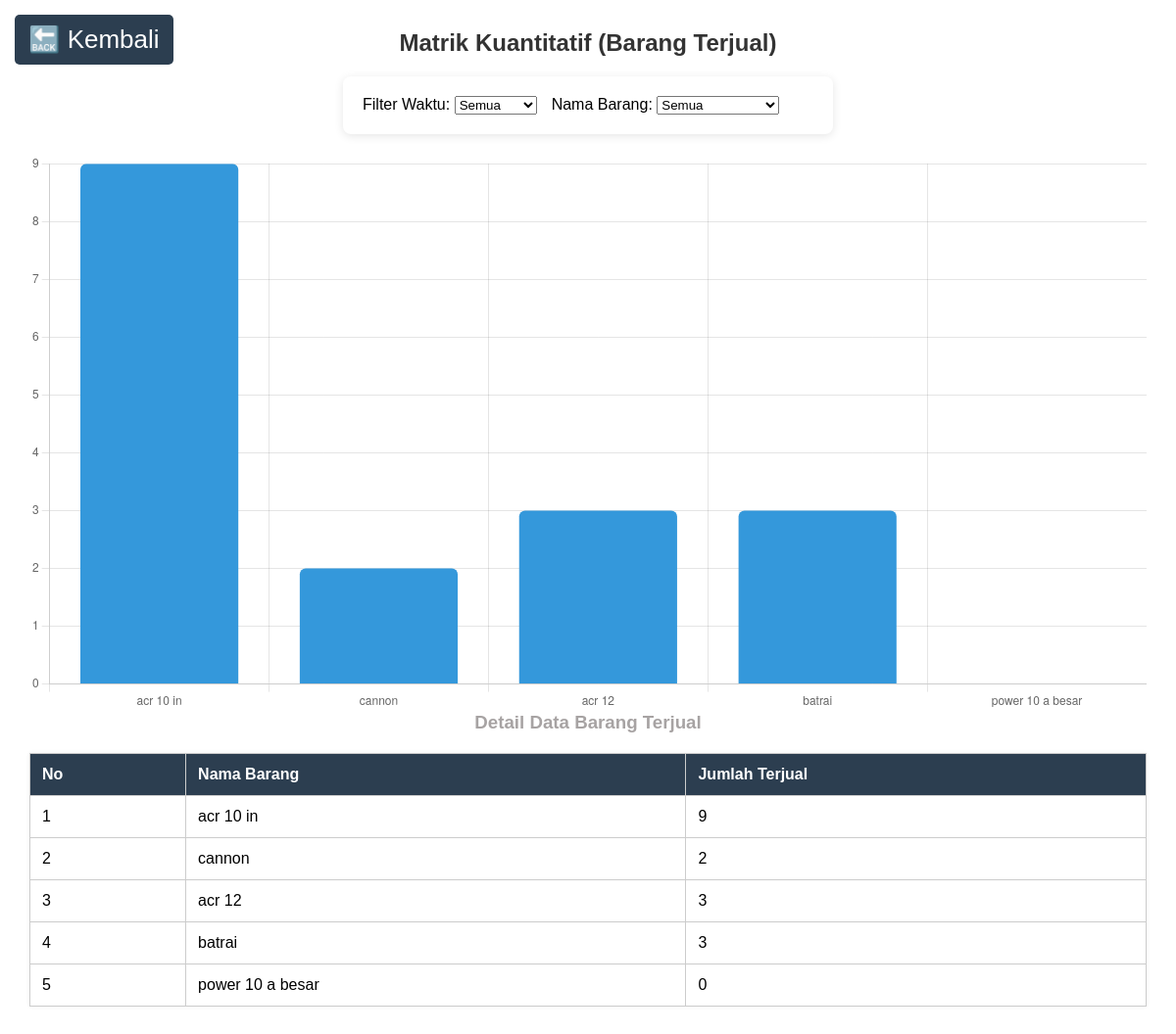
Page /matrik_kuantitatif.php (signed in) on the committed database.
### tables this page shows
CREATE TABLE `barang` (
  `id` int(11) NOT NULL AUTO_INCREMENT,
  `nama_barang` varchar(100) DEFAULT NULL,
  `jenis_barang` varchar(50) DEFAULT NULL,
  `stok` int(11) DEFAULT NULL,
  `harga` int(11) DEFAULT NULL,
  `terjual` int(11) DEFAULT 0,
  PRIMARY KEY (`id`)
);

### matrik_kuantitatif.php (the view, shortened to what this page needs)
<?php
include 'koneksi.php';
$filter_waktu = $_GET['filter'] ?? 'semua';
$filter_nama = $_GET['nama'] ?? 'semua';
$kondisi = "";
$data = mysqli_query($koneksi, "SELECT nama_barang, terjual FROM barang $kondisi");
$labels = [];
$jumlah = [];
$rows = [];
while ($d = mysqli_fetch_array($data)) {
    $labels[] = $d['nama_barang'];
    $jumlah[] = $d['terjual'];
    $rows[] = $d;
}
?>
<!DOCTYPE html>
<html>
<head>
    <link rel="stylesheet" href="style.css?v=<?= time(); ?>">
</head>
<body>
<div class="menu-toggle">
  <a href="index.php" style="color:white; text-decoration:none;">🔙 Kembali</a>
</div>
<div class="main-content">
    <h1>Matrik Kuantitatif (Barang Terjual)</h1>
    <form method="GET" style="display:flex; gap: 15px; margin-bottom:20px; flex-wrap:wrap;">
        <div>
            <label>Filter Waktu:</label>
            <select name="filter" onchange="this.form.submit()">
                <option value="semua" <?= ($filter_waktu == 'semua') ? 'selected' : '' ?>>Semua</option>
            </select>
        </div>
        <div>
            <label>Nama Barang:</label>
            <select name="nama" onchange="this.form.submit()">
                <option value="semua" <?= ($filter_nama == 'semua') ? 'selected' : '' ?>>Semua</option>
            </select>
        </div>
    </form>
    <canvas id="chartBar" style="max-width: 100%; height: 400px;"></canvas>
    <h3>Detail Data Barang Terjual</h3>
    <table>
        <tr>
            <th>No</th>
            <th>Nama Barang</th>
            <th>Jumlah Terjual</th>
        </tr>
        <?php $no = 1; foreach ($rows as $r): ?>
        <tr>
            <td><?= $no++ ?></td>
            <td><?= $r['nama_barang'] ?></td>
            <td><?= $r['terjual'] ?></td>
        </tr>
        <?php endforeach; ?>
    </table>
    <script>
    const ctx = document.getElementById('chartBar').getContext('2d');
    const chart = new Chart(ctx, {
        type: 'bar',
        data: {
            labels: <?= json_encode($labels) ?>,
            datasets: [{
                label: 'Jumlah Terjual',
                data: <?= json_encode($jumlah) ?>,
                backgroundColor: '#3498db',
                borderRadius: 6
            }]
        },
        options: {
            responsive: true,
            plugins: {
                legend: { display: false }
            },
            scales: {
                y: {
                    beginAtZero: true,
                    ticks: { stepSize: 1 }
                }
            }
        }
    });
    </script>
</div>
</body>
</html>

### style.css (style rules this page uses)
body { font-family: 'Segoe UI', sans-serif; display: flex; min-height: 100vh; background-color: #f4f6f8; margin: 0; padding: 0; }
h2, h3 { text-align: center; color: #a7a3a3; }
a { text-decoration: none; color: #4CAF50; }
form { max-width: 500px; margin: auto; background: white; padding: 20px; border-radius: 8px; box-shadow: 0 2px 10px rgba(0,0,0,0.1); }
table { width: 100%; border-collapse: collapse; margin-top: 20px; background: white; box-shadow: 0 0 5px rgba(0,0,0,0.05); }
th, td { border: 1px solid #ddd; padding: 12px; text-align: center; }
th { background-color: #4CAF50; color: white; }
* { margin: 0; padding: 0; box-sizing: border-box; }
body { font-family: 'Segoe UI', sans-serif; display: flex; min-height: 100vh; background-color: #f4f6f8; }
.main-content { flex: 1; padding: 30px; background: #fff; }
h1 { font-size: 24px; margin-bottom: 20px; }
table { width: 100%; border-collapse: collapse; background: #fff; box-shadow: 0 0 5px rgba(0,0,0,0.05); }
th, td { border: 1px solid #ccc; padding: 12px; text-align: left; }
th { background-color: #2c3e50; color: white; }
body { font-family: Arial, sans-serif; background: #f4f4f4; overflow-x: auto; }
.main-content { margin-left: 0; transition: margin-left 0.3s; }
h1 { margin-bottom: 20px; color: #333; text-align: center; }
table { width: 100%; border-collapse: collapse; margin-top: 20px; background: white; }
th, td { padding: 12px; border: 1px solid #ccc; text-align: left; }
.menu-toggle { position: fixed; top: 15px; left: 15px; font-size: 26px; background-color: #2c3e50; color: white; border: none; padding: 10px 14px; border-radius: 5px; z-index: 1001; }

### rows in the picture
barang: nama_barang "acr 10 in", terjual "9"
barang: nama_barang "cannon", terjual "2"
barang: nama_barang "acr 12", terjual "3"
barang: nama_barang "batrai", terjual "3"
barang: nama_barang "power 10 a besar", terjual "0"

### other values in the picture
chart data {{ json_encode($labels) }} ["acr 10 in","cannon","acr 12","batrai","power 10 a besar"]
chart data {{ json_encode($jumlah) }} ["9","2","3","3","0"]
